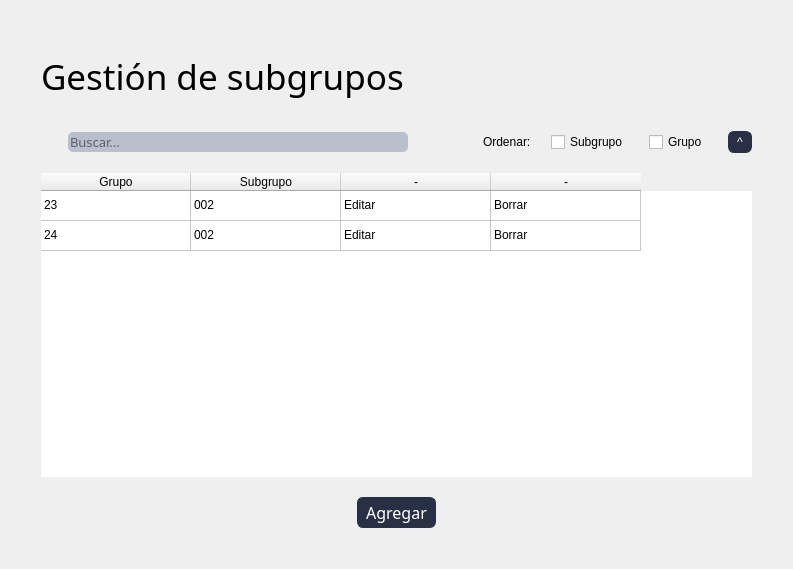
<?xml version="1.0" encoding="UTF-8"?>
<ui version="4.0">
 <class>Form</class>
 <widget class="QWidget" name="Form">
  <property name="geometry">
   <rect>
    <x>0</x>
    <y>0</y>
    <width>793</width>
    <height>569</height>
   </rect>
  </property>
  <property name="windowTitle">
   <string>Form</string>
  </property>
  <property name="styleSheet">
   <string notr="true">*{
    font-family: 'Oswald', sans-serif;
    font-weight: 400;
}

QMenuBar{
    background-color: #293045;
    padding: 0;    
    font-size: 14px;
    color:white;
}

QMenuBar:item{
    padding: 17px;
    border-radius: 10px;

}

QMenuBar:item:selected{
    background-color: #768AC5;
    color:black;
    border-radius: 5px;
    margin: 10px;
    
    

}

QMenu{
    background-color: #293045;

    color: white;
}

QMenu:item{
    padding: 5px;
    border-radius: 5px;
}

QMenu:item:selected{
    background-color: #768AC5;
    color:white;

}
Qmenu#icon{
   icon:size 40px; 
    
}


QRadioButton:indicator{
    border-style: solid;
    border-color:  #293045;
    border-radius: 6%;
    border-width:  2px;
    background-color: #BABFCE;
}
QRadioButton::indicator:checked{
    background-color: #768AC5;
}

#label{
    font-size: 35px;
}

#usuariosLabel{
    font-size: 14px;
}

#contraseALabel{
    font-size: 14px;
}

#usuariosLineEdit{
    width: 170px;
    height: 20px;
    border-radius: 10px;
}

#passwordLineEdit{
    width: 170px;
    height: 20px;
    border-radius: 10px;
}

#labelprofesores{
    font-size: 26px;
}

QLineEdit{
    border-radius: 5px;
    background-color: #BABFCE;
    
}

#title{
    width: 100px;
    height: 200px;
}



QPushButton{
    border-color:#293045;
    border-style: solid;
    border-width: 1px;
    border-radius: 6px;
    background-color: #293045;
    color:#ffffff;
    padding: 3px 8px;

}
QPushButton:hover{
    background-color:#768AC5;
    color:#293045;
}
QPushButton:pressed {
    background-color: #293045;

}

#pushButton_5{
    padding: 10px;
    background-color: #768AC5;
    border-radius: 15%;
}

</string>
  </property>
  <layout class="QHBoxLayout" name="horizontalLayout_4">
   <item>
    <layout class="QVBoxLayout" name="verticalLayout">
     <property name="spacing">
      <number>20</number>
     </property>
     <property name="leftMargin">
      <number>30</number>
     </property>
     <property name="topMargin">
      <number>30</number>
     </property>
     <property name="rightMargin">
      <number>30</number>
     </property>
     <property name="bottomMargin">
      <number>30</number>
     </property>
     <item>
      <widget class="QLabel" name="label">
       <property name="sizePolicy">
        <sizepolicy hsizetype="Fixed" vsizetype="Fixed">
         <horstretch>0</horstretch>
         <verstretch>0</verstretch>
        </sizepolicy>
       </property>
       <property name="minimumSize">
        <size>
         <width>0</width>
         <height>70</height>
        </size>
       </property>
       <property name="font">
        <font>
         <family>Oswald</family>
         <weight>50</weight>
         <bold>false</bold>
        </font>
       </property>
       <property name="text">
        <string>Gestión de subgrupos</string>
       </property>
      </widget>
     </item>
     <item>
      <layout class="QHBoxLayout" name="horizontalLayout_2">
       <item>
        <widget class="QLabel" name="label_2">
         <property name="sizePolicy">
          <sizepolicy hsizetype="Fixed" vsizetype="Fixed">
           <horstretch>0</horstretch>
           <verstretch>0</verstretch>
          </sizepolicy>
         </property>
         <property name="text">
          <string/>
         </property>
         <property name="pixmap">
          <pixmap>lupa.png</pixmap>
         </property>
        </widget>
       </item>
       <item>
        <widget class="QLineEdit" name="lineEdit">
         <property name="sizePolicy">
          <sizepolicy hsizetype="Maximum" vsizetype="Fixed">
           <horstretch>0</horstretch>
           <verstretch>0</verstretch>
          </sizepolicy>
         </property>
         <property name="minimumSize">
          <size>
           <width>340</width>
           <height>0</height>
          </size>
         </property>
         <property name="font">
          <font>
           <family>Oswald</family>
           <pointsize>10</pointsize>
           <weight>50</weight>
           <bold>false</bold>
          </font>
         </property>
         <property name="styleSheet">
          <string notr="true"/>
         </property>
         <property name="placeholderText">
          <string>Buscar...</string>
         </property>
        </widget>
       </item>
       <item>
        <spacer name="horizontalSpacer_2">
         <property name="orientation">
          <enum>Qt::Horizontal</enum>
         </property>
         <property name="sizeHint" stdset="0">
          <size>
           <width>40</width>
           <height>20</height>
          </size>
         </property>
        </spacer>
       </item>
       <item>
        <layout class="QHBoxLayout" name="horizontalLayout_3"/>
       </item>
       <item>
        <widget class="QLabel" name="label_3">
         <property name="text">
          <string>Ordenar:</string>
         </property>
        </widget>
       </item>
       <item>
        <widget class="QCheckBox" name="checkBox_2">
         <property name="text">
          <string>Subgrupo</string>
         </property>
        </widget>
       </item>
       <item>
        <widget class="QCheckBox" name="checkBox">
         <property name="text">
          <string>Grupo</string>
         </property>
        </widget>
       </item>
       <item>
        <widget class="QPushButton" name="pushButton_3">
         <property name="maximumSize">
          <size>
           <width>30</width>
           <height>30</height>
          </size>
         </property>
         <property name="text">
          <string>^</string>
         </property>
        </widget>
       </item>
      </layout>
     </item>
     <item>
      <widget class="QTableWidget" name="tableWidget">
       <property name="sizePolicy">
        <sizepolicy hsizetype="Expanding" vsizetype="Expanding">
         <horstretch>0</horstretch>
         <verstretch>0</verstretch>
        </sizepolicy>
       </property>
       <property name="frameShape">
        <enum>QFrame::NoFrame</enum>
       </property>
       <property name="frameShadow">
        <enum>QFrame::Plain</enum>
       </property>
       <property name="sortingEnabled">
        <bool>true</bool>
       </property>
       <attribute name="horizontalHeaderDefaultSectionSize">
        <number>150</number>
       </attribute>
       <attribute name="horizontalHeaderHighlightSections">
        <bool>true</bool>
       </attribute>
       <attribute name="horizontalHeaderStretchLastSection">
        <bool>false</bool>
       </attribute>
       <attribute name="verticalHeaderVisible">
        <bool>false</bool>
       </attribute>
       <row>
        <property name="text">
         <string/>
        </property>
       </row>
       <row>
        <property name="text">
         <string/>
        </property>
       </row>
       <column>
        <property name="text">
         <string>Grupo</string>
        </property>
       </column>
       <column>
        <property name="text">
         <string>Subgrupo</string>
        </property>
       </column>
       <column>
        <property name="text">
         <string>-</string>
        </property>
       </column>
       <column>
        <property name="text">
         <string>-</string>
        </property>
       </column>
       <item row="0" column="0">
        <property name="text">
         <string>23</string>
        </property>
       </item>
       <item row="0" column="1">
        <property name="text">
         <string>002</string>
        </property>
       </item>
       <item row="0" column="2">
        <property name="text">
         <string>Editar</string>
        </property>
       </item>
       <item row="0" column="3">
        <property name="text">
         <string>Borrar</string>
        </property>
       </item>
       <item row="1" column="0">
        <property name="text">
         <string>24</string>
        </property>
       </item>
       <item row="1" column="1">
        <property name="text">
         <string>002</string>
        </property>
       </item>
       <item row="1" column="2">
        <property name="text">
         <string>Editar</string>
        </property>
       </item>
       <item row="1" column="3">
        <property name="text">
         <string>Borrar</string>
        </property>
       </item>
      </widget>
     </item>
     <item>
      <layout class="QHBoxLayout" name="horizontalLayout">
       <property name="leftMargin">
        <number>60</number>
       </property>
       <property name="rightMargin">
        <number>60</number>
       </property>
       <item>
        <spacer name="horizontalSpacer_3">
         <property name="orientation">
          <enum>Qt::Horizontal</enum>
         </property>
         <property name="sizeHint" stdset="0">
          <size>
           <width>40</width>
           <height>20</height>
          </size>
         </property>
        </spacer>
       </item>
       <item>
        <widget class="QPushButton" name="pushButton_2">
         <property name="font">
          <font>
           <family>Oswald</family>
           <pointsize>12</pointsize>
           <weight>50</weight>
           <bold>false</bold>
          </font>
         </property>
         <property name="styleSheet">
          <string notr="true"/>
         </property>
         <property name="text">
          <string>Agregar</string>
         </property>
        </widget>
       </item>
       <item>
        <spacer name="horizontalSpacer">
         <property name="orientation">
          <enum>Qt::Horizontal</enum>
         </property>
         <property name="sizeHint" stdset="0">
          <size>
           <width>40</width>
           <height>20</height>
          </size>
         </property>
        </spacer>
       </item>
      </layout>
     </item>
    </layout>
   </item>
  </layout>
 </widget>
 <resources/>
 <connections/>
</ui>
